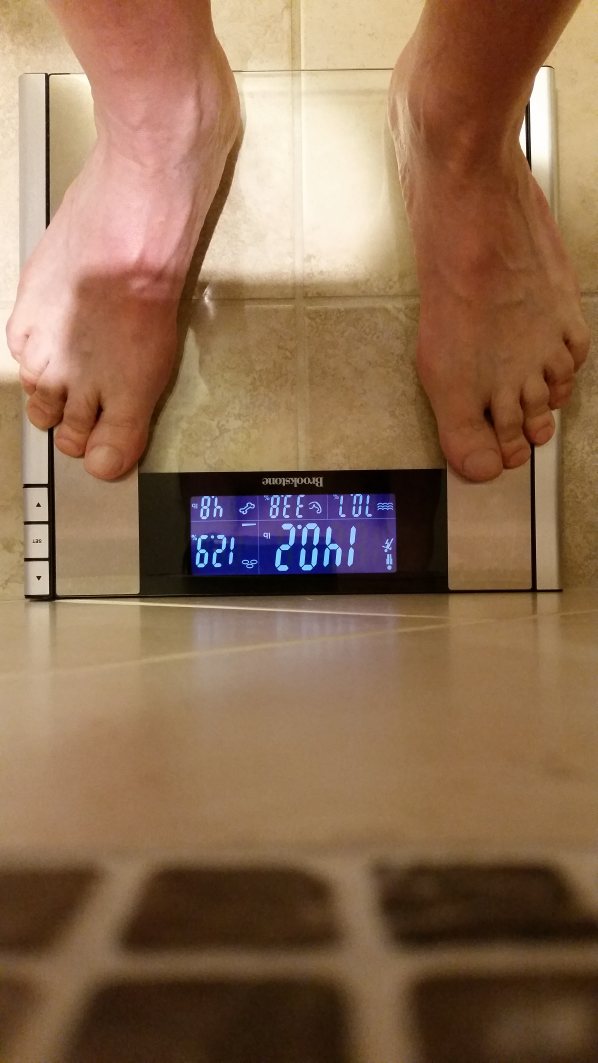
#> input picture ScTest/T2015Doris/20150130_093919.jpg, 2988 x 5312 px, given in place of input.png, which was not available (shown at 1/5 size)
$ python findx.py
#> lines starting #> are read from the running program, lines starting #| are printed output that depends on the picture
#> further down, img is the input picture: shape (5312, 2988, 3); mean B, G, R 82.7, 109.8, 141.9
### cwUtils.py
import cv2
import numpy as np
import sys
global db

def cvd():
    #global db
    cv2.destroyAllWindows()
def cvs(db, img,d=['cvs'],t=0 ):
    ''' Display cv2 format image.  Quit program
    if q is input otherwise continue after t msec
    '''
#> called with db = 1, t = 0

    h,w = img.shape[:2]   #   h = rows,  w = cols
#> h = 5312; w = 2988
    #print'h x w', h, w
    if max(h,w) > 2400:
        imgC = cv2.resize(img, (w/6,h/6))     #   note h w on resize
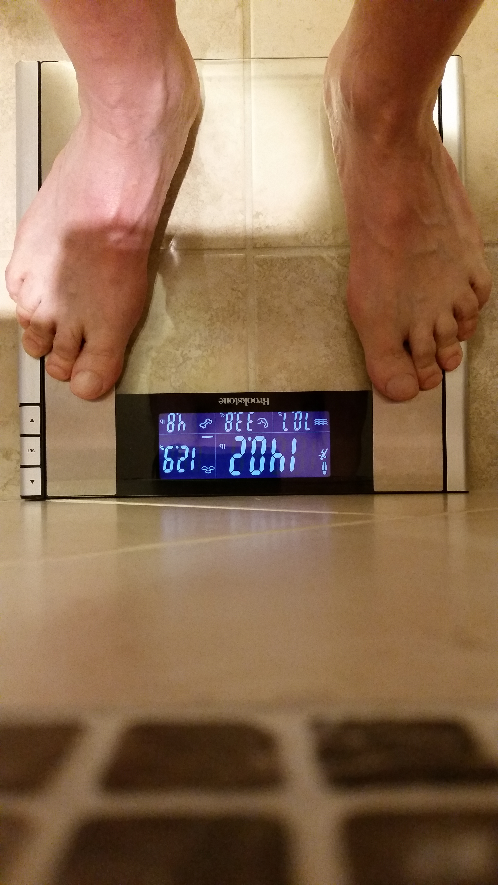
#> imgC: shape (885, 498, 3); mean B, G, R 82.6, 109.7, 141.8
    else:
        imgC = np.zeros((h,w))
        imgC = img.copy()
    ds = ''
    for s in d:
        ds = ds + str(s)+ ' '      #  cat list into single string for imshow
    cv2.imshow(ds , imgC)
    #print 'width x height', w, h
    if db:
        #print 'cvs db t', db  , t
        wt = t
    else:
        wt = 1
    key = cv2.waitKey(wt)
#> (key q is pressed here)
    imgC = imgC - imgC
#> imgC: shape (885, 498, 3); every value is 0
    if key == ord('q'):
        cvd()
#> (the run stopped early here; a loop or call above may not have finished)

$ run again, on ScTest/T2015Doris/20150201_104638.jpg
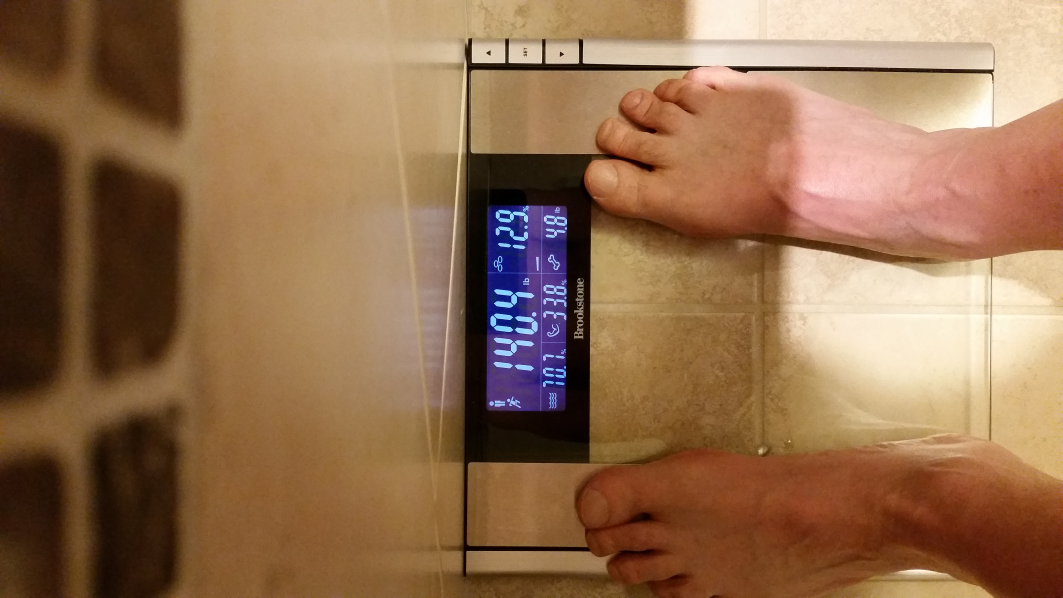
#> input picture ScTest/T2015Doris/20150201_104638.jpg, 5312 x 2988 px, given in place of input.png, which was not available (shown at 1/5 size)
#> img is the input picture: shape (2988, 5312, 3); mean B, G, R 79, 110.3, 147
#> in cvs, `imgC = cv2.resize(img, (w/6,h/6))`:
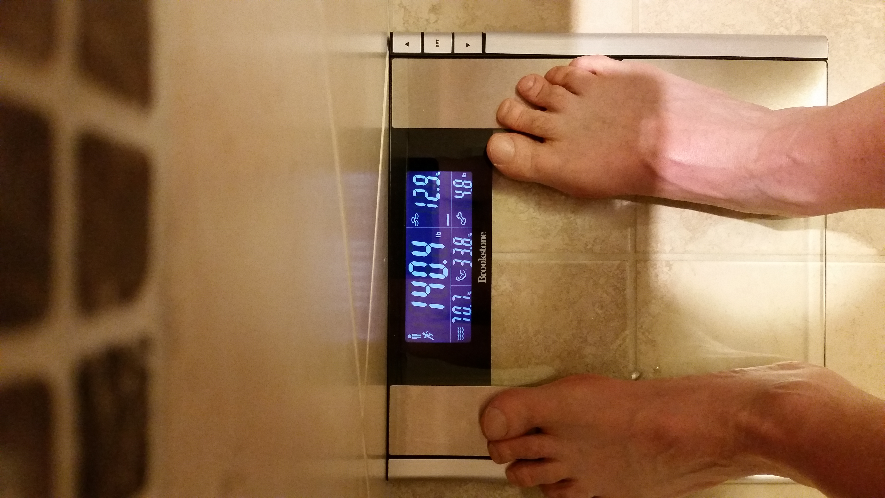
#> imgC: shape (498, 885, 3); mean B, G, R 79, 110.3, 146.9
